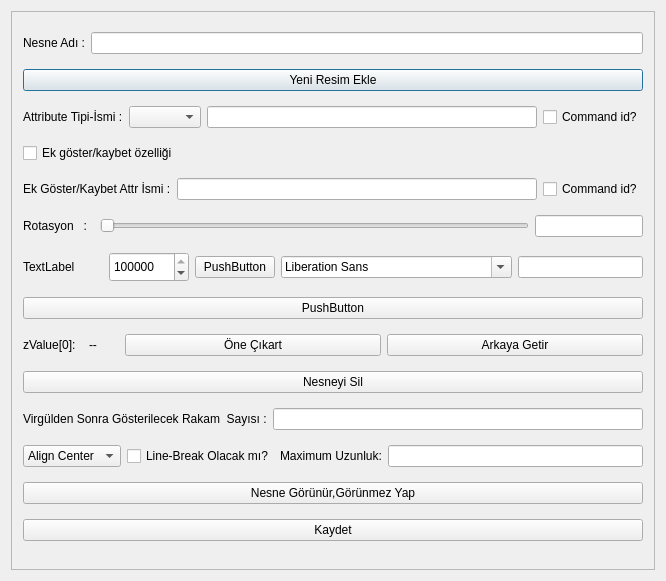
<?xml version="1.0" encoding="UTF-8"?>
<ui version="4.0">
 <class>SceneItemEdit</class>
 <widget class="QDialog" name="SceneItemEdit">
  <property name="geometry">
   <rect>
    <x>0</x>
    <y>0</y>
    <width>666</width>
    <height>581</height>
   </rect>
  </property>
  <property name="windowTitle">
   <string>SceneItemEdit</string>
  </property>
  <layout class="QVBoxLayout" name="verticalLayout">
   <item>
    <widget class="QScrollArea" name="scrollArea">
     <property name="maximumSize">
      <size>
       <width>16777215</width>
       <height>700</height>
      </size>
     </property>
     <property name="widgetResizable">
      <bool>true</bool>
     </property>
     <widget class="QWidget" name="scrollAreaWidgetContents">
      <property name="geometry">
       <rect>
        <x>0</x>
        <y>0</y>
        <width>646</width>
        <height>561</height>
       </rect>
      </property>
      <layout class="QVBoxLayout" name="verticalLayout_2">
       <item>
        <layout class="QHBoxLayout" name="horizontalLayout">
         <item>
          <widget class="QLabel" name="label">
           <property name="text">
            <string>Nesne Adı :</string>
           </property>
          </widget>
         </item>
         <item>
          <widget class="QLineEdit" name="lineEditItemName"/>
         </item>
        </layout>
       </item>
       <item>
        <widget class="QPushButton" name="pushButtonAddNewImage">
         <property name="text">
          <string>Yeni Resim Ekle</string>
         </property>
        </widget>
       </item>
       <item>
        <layout class="QHBoxLayout" name="horizontalLayout_3">
         <item>
          <widget class="QLabel" name="label_2">
           <property name="text">
            <string>Attribute Tipi-İsmi :</string>
           </property>
          </widget>
         </item>
         <item>
          <widget class="QComboBox" name="comboBoxAttrType"/>
         </item>
         <item>
          <widget class="QLineEdit" name="lineEditAttrName"/>
         </item>
         <item>
          <widget class="QCheckBox" name="checkBoxIsOutput">
           <property name="text">
            <string>Command id?</string>
           </property>
          </widget>
         </item>
        </layout>
       </item>
       <item>
        <layout class="QHBoxLayout" name="horizontalLayout_2">
         <item>
          <widget class="QCheckBox" name="checkBoxAdditionalAttr">
           <property name="text">
            <string>Ek göster/kaybet özelliği</string>
           </property>
          </widget>
         </item>
        </layout>
       </item>
       <item>
        <layout class="QHBoxLayout" name="horizontalLayout_5">
         <item>
          <widget class="QLabel" name="label_3">
           <property name="text">
            <string>Ek Göster/Kaybet Attr İsmi :</string>
           </property>
          </widget>
         </item>
         <item>
          <widget class="QLineEdit" name="lineEditAdditionalAttr"/>
         </item>
         <item>
          <widget class="QCheckBox" name="checkBoxAdditionalAttrIsCommand">
           <property name="text">
            <string>Command id?</string>
           </property>
          </widget>
         </item>
        </layout>
       </item>
       <item>
        <layout class="QHBoxLayout" name="horizontalLayout_8">
         <item>
          <widget class="QLabel" name="labelRotation">
           <property name="text">
            <string>Rotasyon   :  </string>
           </property>
          </widget>
         </item>
         <item>
          <widget class="QSlider" name="horizontalSliderRotationValue">
           <property name="minimum">
            <number>0</number>
           </property>
           <property name="maximum">
            <number>360</number>
           </property>
           <property name="orientation">
            <enum>Qt::Horizontal</enum>
           </property>
          </widget>
         </item>
         <item>
          <widget class="QLineEdit" name="lineEditRotationValue">
           <property name="sizePolicy">
            <sizepolicy hsizetype="Fixed" vsizetype="Fixed">
             <horstretch>0</horstretch>
             <verstretch>0</verstretch>
            </sizepolicy>
           </property>
          </widget>
         </item>
        </layout>
       </item>
       <item>
        <layout class="QHBoxLayout" name="horizontalLayoutSpecialArea">
         <item>
          <widget class="QLabel" name="labelColorPreview">
           <property name="minimumSize">
            <size>
             <width>80</width>
             <height>30</height>
            </size>
           </property>
           <property name="text">
            <string>TextLabel</string>
           </property>
          </widget>
         </item>
         <item>
          <widget class="QSpinBox" name="spinBoxFontSize">
           <property name="minimumSize">
            <size>
             <width>80</width>
             <height>30</height>
            </size>
           </property>
           <property name="minimum">
            <number>1</number>
           </property>
           <property name="maximum">
            <number>1200000000</number>
           </property>
           <property name="value">
            <number>1200000000</number>
           </property>
          </widget>
         </item>
         <item>
          <widget class="QPushButton" name="pushButtonSelectColor">
           <property name="text">
            <string>PushButton</string>
           </property>
          </widget>
         </item>
         <item>
          <widget class="QFontComboBox" name="fontComboBoxText"/>
         </item>
         <item>
          <widget class="QLineEdit" name="lineEditTextContent"/>
         </item>
        </layout>
       </item>
       <item>
        <layout class="QGridLayout" name="gridLayout"/>
       </item>
       <item>
        <widget class="QPushButton" name="pushButtonShowOnStart">
         <property name="text">
          <string>PushButton</string>
         </property>
         <property name="checkable">
          <bool>true</bool>
         </property>
        </widget>
       </item>
       <item>
        <layout class="QHBoxLayout" name="horizontalLayout_4">
         <item>
          <widget class="QLabel" name="label_4">
           <property name="maximumSize">
            <size>
             <width>60</width>
             <height>16777215</height>
            </size>
           </property>
           <property name="text">
            <string>zValue[0]: </string>
           </property>
          </widget>
         </item>
         <item>
          <widget class="QLabel" name="lbl_zValue">
           <property name="maximumSize">
            <size>
             <width>30</width>
             <height>16777215</height>
            </size>
           </property>
           <property name="text">
            <string>--</string>
           </property>
          </widget>
         </item>
         <item>
          <widget class="QPushButton" name="pushButtonOneCikar">
           <property name="text">
            <string>Öne Çıkart</string>
           </property>
          </widget>
         </item>
         <item>
          <widget class="QPushButton" name="pushButtonArkayaGetir">
           <property name="text">
            <string>Arkaya Getir</string>
           </property>
          </widget>
         </item>
        </layout>
       </item>
       <item>
        <widget class="QPushButton" name="pushButtonDelete">
         <property name="text">
          <string>Nesneyi Sil</string>
         </property>
        </widget>
       </item>
       <item>
        <layout class="QHBoxLayout" name="horizontalLayout_6">
         <item>
          <widget class="QLabel" name="labelPrecision">
           <property name="text">
            <string>Virgülden Sonra Gösterilecek Rakam  Sayısı :</string>
           </property>
          </widget>
         </item>
         <item>
          <widget class="QLineEdit" name="lineEditPrecision"/>
         </item>
        </layout>
       </item>
       <item>
        <layout class="QHBoxLayout" name="horizontalLayout_7">
         <item>
          <widget class="QComboBox" name="comboBoxTextAlign">
           <item>
            <property name="text">
             <string>Align Center</string>
            </property>
           </item>
           <item>
            <property name="text">
             <string>Align Left</string>
            </property>
           </item>
           <item>
            <property name="text">
             <string>Align Right</string>
            </property>
           </item>
          </widget>
         </item>
         <item>
          <widget class="QCheckBox" name="checkBoxLineBreak">
           <property name="text">
            <string>Line-Break Olacak mı?</string>
           </property>
          </widget>
         </item>
         <item>
          <widget class="QLabel" name="labelMaxUzunluk">
           <property name="text">
            <string>Maximum Uzunluk:</string>
           </property>
          </widget>
         </item>
         <item>
          <widget class="QLineEdit" name="lineEditMaxUzunluk"/>
         </item>
        </layout>
       </item>
       <item>
        <widget class="QPushButton" name="pushButtonShowHide">
         <property name="text">
          <string>Nesne Görünür,Görünmez Yap</string>
         </property>
         <property name="checkable">
          <bool>true</bool>
         </property>
        </widget>
       </item>
       <item>
        <widget class="QPushButton" name="pushButtonSave">
         <property name="text">
          <string>Kaydet</string>
         </property>
        </widget>
       </item>
      </layout>
     </widget>
    </widget>
   </item>
  </layout>
 </widget>
 <layoutdefault spacing="6" margin="11"/>
 <resources/>
 <connections/>
</ui>
